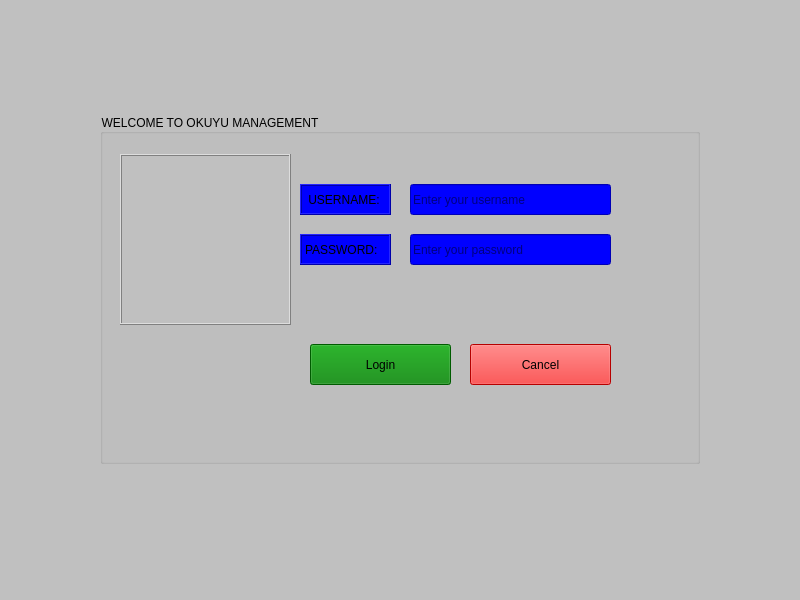
<?xml version="1.0" encoding="UTF-8"?>
<ui version="4.0">
 <class>logIn</class>
 <widget class="QMainWindow" name="logIn">
  <property name="geometry">
   <rect>
    <x>0</x>
    <y>0</y>
    <width>800</width>
    <height>600</height>
   </rect>
  </property>
  <property name="windowTitle">
   <string>logIn</string>
  </property>
  <property name="styleSheet">
   <string notr="true">background-color: silver;</string>
  </property>
  <widget class="QWidget" name="centralwidget">
   <layout class="QGridLayout" name="gridLayout">
    <item row="0" column="0">
     <widget class="QStackedWidget" name="stackedWidget">
      <property name="styleSheet">
       <string notr="true"/>
      </property>
      <widget class="QWidget" name="page">
       <layout class="QGridLayout" name="gridLayout_2">
        <item row="0" column="0">
         <widget class="QGroupBox" name="groupBox">
          <property name="sizePolicy">
           <sizepolicy hsizetype="Preferred" vsizetype="Preferred">
            <horstretch>0</horstretch>
            <verstretch>0</verstretch>
           </sizepolicy>
          </property>
          <property name="minimumSize">
           <size>
            <width>600</width>
            <height>350</height>
           </size>
          </property>
          <property name="maximumSize">
           <size>
            <width>600</width>
            <height>350</height>
           </size>
          </property>
          <property name="styleSheet">
           <string notr="true">background-image: url(:/data/mainbg.jpg);</string>
          </property>
          <property name="title">
           <string>WELCOME TO OKUYU MANAGEMENT</string>
          </property>
          <widget class="QLabel" name="label">
           <property name="geometry">
            <rect>
             <x>200</x>
             <y>70</y>
             <width>91</width>
             <height>31</height>
            </rect>
           </property>
           <property name="styleSheet">
            <string notr="true">background-color:blue;</string>
           </property>
           <property name="frameShape">
            <enum>QFrame::Box</enum>
           </property>
           <property name="frameShadow">
            <enum>QFrame::Raised</enum>
           </property>
           <property name="text">
            <string> USERNAME:</string>
           </property>
          </widget>
          <widget class="QLabel" name="label_2">
           <property name="geometry">
            <rect>
             <x>200</x>
             <y>120</y>
             <width>91</width>
             <height>31</height>
            </rect>
           </property>
           <property name="styleSheet">
            <string notr="true">background-color:blue;</string>
           </property>
           <property name="frameShape">
            <enum>QFrame::Box</enum>
           </property>
           <property name="frameShadow">
            <enum>QFrame::Raised</enum>
           </property>
           <property name="text">
            <string>PASSWORD:</string>
           </property>
          </widget>
          <widget class="QPushButton" name="pushButtonLogin">
           <property name="geometry">
            <rect>
             <x>210</x>
             <y>230</y>
             <width>141</width>
             <height>41</height>
            </rect>
           </property>
           <property name="styleSheet">
            <string notr="true">background-color:green;</string>
           </property>
           <property name="text">
            <string>Login</string>
           </property>
          </widget>
          <widget class="QPushButton" name="pushButtonCancel">
           <property name="geometry">
            <rect>
             <x>370</x>
             <y>230</y>
             <width>141</width>
             <height>41</height>
            </rect>
           </property>
           <property name="styleSheet">
            <string notr="true">background-color:red;</string>
           </property>
           <property name="text">
            <string>Cancel</string>
           </property>
          </widget>
          <widget class="QLineEdit" name="lineEditUsername">
           <property name="geometry">
            <rect>
             <x>310</x>
             <y>70</y>
             <width>201</width>
             <height>31</height>
            </rect>
           </property>
           <property name="styleSheet">
            <string notr="true">background-color:blue;</string>
           </property>
           <property name="placeholderText">
            <string>Enter your username</string>
           </property>
          </widget>
          <widget class="QLineEdit" name="lineEditPassword">
           <property name="geometry">
            <rect>
             <x>310</x>
             <y>120</y>
             <width>201</width>
             <height>31</height>
            </rect>
           </property>
           <property name="styleSheet">
            <string notr="true">background-color:blue;</string>
           </property>
           <property name="echoMode">
            <enum>QLineEdit::Password</enum>
           </property>
           <property name="placeholderText">
            <string>Enter your password</string>
           </property>
          </widget>
          <widget class="QLabel" name="labelImage">
           <property name="geometry">
            <rect>
             <x>20</x>
             <y>40</y>
             <width>171</width>
             <height>171</height>
            </rect>
           </property>
           <property name="styleSheet">
            <string notr="true">background-image: url(:/data/user-avatar.png);</string>
           </property>
           <property name="frameShape">
            <enum>QFrame::Box</enum>
           </property>
           <property name="frameShadow">
            <enum>QFrame::Raised</enum>
           </property>
           <property name="text">
            <string/>
           </property>
          </widget>
         </widget>
        </item>
       </layout>
      </widget>
      <widget class="QWidget" name="page_2"/>
     </widget>
    </item>
   </layout>
  </widget>
  <widget class="QMenuBar" name="menubar">
   <property name="geometry">
    <rect>
     <x>0</x>
     <y>0</y>
     <width>800</width>
     <height>19</height>
    </rect>
   </property>
  </widget>
  <widget class="QStatusBar" name="statusbar"/>
 </widget>
 <resources/>
 <connections/>
</ui>
